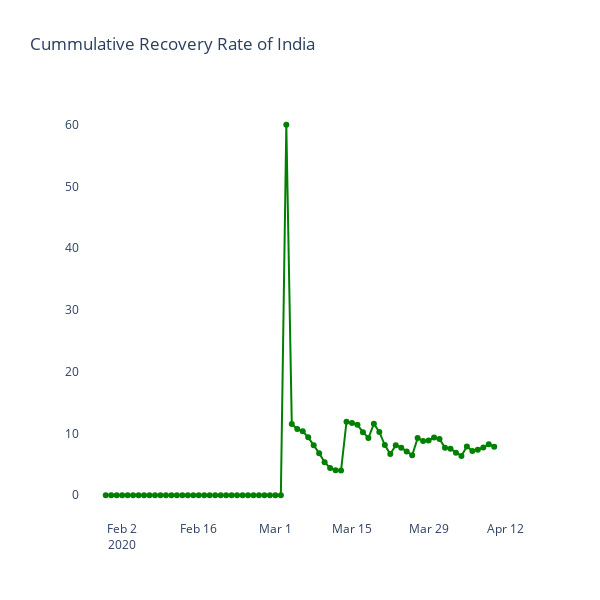

The notebook cell this image was saved under:
### Code cell
fig = go.Figure()
fig.add_trace(go.Scatter(x=temp['Date'], y=temp['Recovery_rate(%)'],
                    mode='lines+markers',marker_color='green'))
fig.update_layout(title_text = 'Cummulative Recovery Rate of India')
fig.update_layout(plot_bgcolor='rgb(275, 270, 273)',width=600, height=600)
fig.show()
